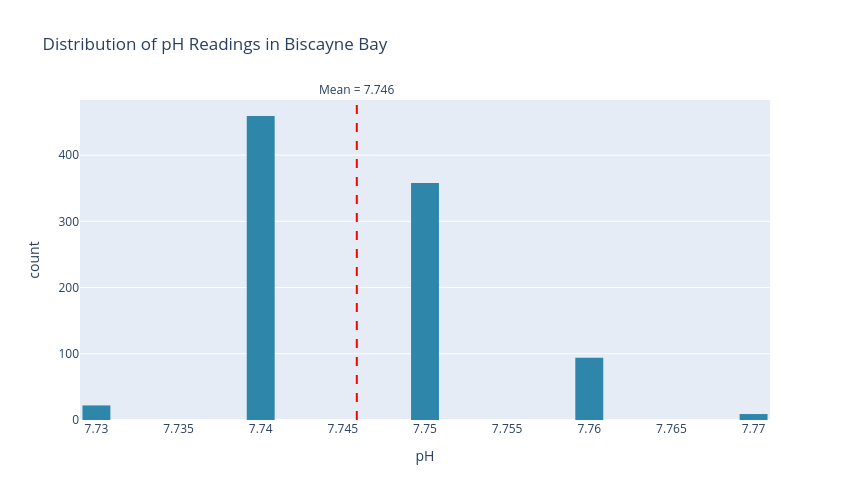

Notebook code for this chart:
### Code cell
# Histogram of pH — use fewer bins because pH only takes ~5 discrete values
fig_hist = px.histogram(
    df,
    x='pH',
    nbins=20,
    title='Distribution of pH Readings in Biscayne Bay',
    labels={'pH': 'pH', 'count': 'Frequency'},
    color_discrete_sequence=['#2E86AB']
)
fig_hist.add_vline(
    x=df['pH'].mean(),
    line_dash='dash',
    line_color='red',
    annotation_text=f"Mean = {df['pH'].mean():.3f}",
    annotation_position='top'
)
fig_hist.update_layout(width=850, height=500, bargap=0.15)
fig_hist.show()

### Figure 1 — Plotly figure (JSON) as saved in the notebook; plotly's stock layout.template omitted (floating-point values rounded to 4 significant figures; data arrays with more than 128 entries replaced by an {"elided": "..."} marker saying what was removed)
{"data": [{"bingroup": "x", "hovertemplate": "pH=%{x}<br>count=%{y}<extra></extra>", "legendgroup": "", "marker": {"color": "#2E86AB", "pattern": {"shape": ""}}, "name": "", "nbinsx": 20, "orientation": "v", "showlegend": false, "type": "histogram", "x": {"elided": "942 float values"}, "xaxis": "x", "yaxis": "y"}], "layout": {"annotations": [{"showarrow": false, "text": "Mean = 7.746", "x": 7.746, "xanchor": "center", "xref": "x", "y": 1, "yanchor": "bottom", "yref": "y domain"}], "bargap": 0.15, "barmode": "relative", "height": 500, "legend": {"tracegroupgap": 0}, "shapes": [{"line": {"color": "red", "dash": "dash"}, "type": "line", "x0": 7.746, "x1": 7.746, "xref": "x", "y0": 0, "y1": 1, "yref": "y domain"}], "title": {"text": "Distribution of pH Readings in Biscayne Bay"}, "width": 850, "xaxis": {"anchor": "y", "domain": [0.0, 1.0], "title": {"text": "pH"}}, "yaxis": {"anchor": "x", "domain": [0.0, 1.0], "title": {"text": "count"}}}}
